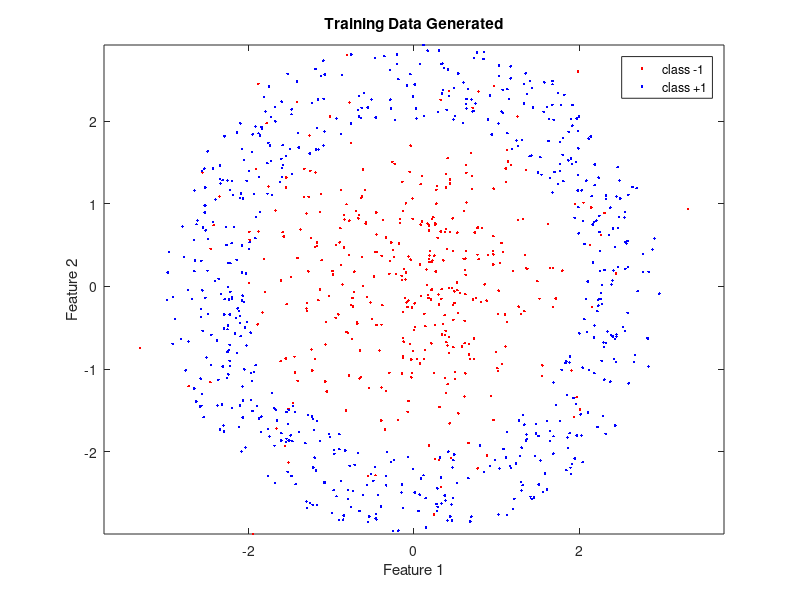

Write the MATLAB code that produced this figure. (Note: this script raises an error after producing the figure.)
close all; clear all; clc;

N = 1000;
n = 2;
K = 10;
p = [0.35, 0.65]; % Class priors [q-, q+]
x = zeros(n, N);

% (1) Generate Training Data

% Class -1 is labelled with 0
% Class +1 is labelled with 1
label = rand(1,N) >= p(1);  % Generate class samples randomly
n_samples = [length(find(label==0)), length(find(label==1))];  % Number of samples in each class
 
% Generate data for class -1
mu = [0;0];
sigma = [1 0;
         0 1];
temp = mvnrnd(mu, sigma, n_samples(1));
x(:, label==0) = transpose(temp);

% Generate data for class +1 
% Multiply the angle random number by 2pi and shift left by pi since its interval is [-pi, +pi]
% Shift the radius random number by 2 since its interval is [2, 3]
angle = (2*pi) * rand(1, n_samples(2)) - pi;
radius = rand(1, n_samples(2)) + 2;
data(1,:) = radius .* sin(angle);
data(2,:) = radius .* cos(angle);
x(:, label==1) = data;

% Plot the generated data
class_one = x(:,label==0);
class_two = x(:,label==1);
figure();
plot(class_one(1,:), class_one(2,:), '.r')
hold on;
plot(class_two(1,:), class_two(2,:), '.b')
axis equal
title('Training Data Generated')
xlabel('Feature 1')
ylabel('Feature 2')
legend('class -1', 'class +1')
hold off;

l = 2*(label-0.5);
dummy = ceil(linspace(0,N,K+1));
    for k = 1:K, indPartitionLimits(k,:) = [dummy(k)+1,dummy(k+1)]; end,
    CList = 10.^linspace(-3,7,11); 
    for CCounter = 1:length(CList)
        [CCounter,length(CList)],
        C = CList(CCounter);
        for k = 1:K
            indValidate = [indPartitionLimits(k,1):indPartitionLimits(k,2)];
            xValidate = x(:,indValidate); % Using folk k as validation set
            lValidate = l(indValidate);
            if k == 1
                indTrain = [indPartitionLimits(k,2)+1:N];
            elseif k == K
                indTrain = [1:indPartitionLimits(k,1)-1];
            else
                indTrain = [indPartitionLimits(k-1,2)+1:indPartitionLimits(k+1,1)-1];
            end
            % using all other folds as training set
            xTrain = x(:,indTrain); lTrain = l(indTrain);
            SVMk = fitcsvm(xTrain',lTrain,'BoxConstraint',C,'KernelFunction','linear');
            dValidate = SVMk.predict(xValidate')'; % Labels of validation data using the trained SVM
            indCORRECT = find(lValidate.*dValidate == 1); 
            Ncorrect(k)=length(indCORRECT);
        end 
        PCorrect(CCounter)= sum(Ncorrect)/N; 
    end 
    figure(1), subplot(1,2,1),
    plot(log10(CList),PCorrect,'.',log10(CList),PCorrect,'-'),
    xlabel('log_{10} C'),ylabel('K-fold Validation Accuracy Estimate'),
    title('Linear-SVM Cross-Val Accuracy Estimate'), %axis equal,
    [dummy,indi] = max(PCorrect(:)); [indBestC, indBestSigma] = ind2sub(size(PCorrect),indi);
    CBest= CList(indBestC); 
    SVMBest = fitcsvm(x',l','BoxConstraint',CBest,'KernelFunction','linear');
    d = SVMBest.predict(x')'; % Labels of training data using the trained SVM
    indINCORRECT = find(l.*d == -1); % Find training samples that are incorrectly classified by the trained SVM
    indCORRECT = find(l.*d == 1); % Find training samples that are correctly classified by the trained SVM
    figure(1), subplot(1,2,2), 
    plot(x(1,indCORRECT),x(2,indCORRECT),'g.'), hold on,
    plot(x(1,indINCORRECT),x(2,indINCORRECT),'r.'), axis equal,
    pTrainingError = length(indINCORRECT)/N, % Empirical estimate of training error probability
    plotTitle = strcat('Training Data Classified by Linear SVM (RED: Incorrectly Classified) Pe=', num2str(pTrainingError*100));
    title(plotTitle),
    Nx = 1001; Ny = 990; xGrid = linspace(-10,10,Nx); yGrid = linspace(-10,10,Ny);
    [h,v] = meshgrid(xGrid,yGrid); dGrid = SVMBest.predict([h(:),v(:)]); zGrid = reshape(dGrid,Ny,Nx);
    figure(1), subplot(1,2,2), contour(xGrid,yGrid,zGrid,0); xlabel('x1'), ylabel('x2'), axis equal,
    
    % Display attributes for fitcsvm parameters
    disp(CBest);
    
    % Store Best Linear SVM Classifier
    linear_svm_best = SVMBest;
